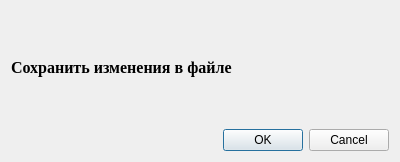
<?xml version="1.0" encoding="UTF-8"?>
<ui version="4.0">
 <class>Dialog</class>
 <widget class="QDialog" name="Dialog">
  <property name="geometry">
   <rect>
    <x>0</x>
    <y>0</y>
    <width>400</width>
    <height>162</height>
   </rect>
  </property>
  <property name="sizePolicy">
   <sizepolicy hsizetype="Preferred" vsizetype="Preferred">
    <horstretch>0</horstretch>
    <verstretch>0</verstretch>
   </sizepolicy>
  </property>
  <property name="minimumSize">
   <size>
    <width>0</width>
    <height>0</height>
   </size>
  </property>
  <property name="maximumSize">
   <size>
    <width>400</width>
    <height>300</height>
   </size>
  </property>
  <property name="focusPolicy">
   <enum>Qt::NoFocus</enum>
  </property>
  <property name="windowTitle">
   <string>Dialog</string>
  </property>
  <layout class="QVBoxLayout" name="verticalLayout">
   <item>
    <widget class="QLabel" name="label">
     <property name="font">
      <font>
       <family>Times New Roman</family>
       <pointsize>12</pointsize>
       <weight>75</weight>
       <bold>true</bold>
      </font>
     </property>
     <property name="text">
      <string>Сохранить изменения в файле</string>
     </property>
    </widget>
   </item>
   <item>
    <widget class="QDialogButtonBox" name="buttonBox">
     <property name="orientation">
      <enum>Qt::Horizontal</enum>
     </property>
     <property name="standardButtons">
      <set>QDialogButtonBox::Cancel|QDialogButtonBox::Ok</set>
     </property>
    </widget>
   </item>
  </layout>
 </widget>
 <resources/>
 <connections>
  <connection>
   <sender>buttonBox</sender>
   <signal>accepted()</signal>
   <receiver>Dialog</receiver>
   <slot>accept()</slot>
   <hints>
    <hint type="sourcelabel">
     <x>248</x>
     <y>254</y>
    </hint>
    <hint type="destinationlabel">
     <x>157</x>
     <y>274</y>
    </hint>
   </hints>
  </connection>
  <connection>
   <sender>buttonBox</sender>
   <signal>rejected()</signal>
   <receiver>Dialog</receiver>
   <slot>reject()</slot>
   <hints>
    <hint type="sourcelabel">
     <x>316</x>
     <y>260</y>
    </hint>
    <hint type="destinationlabel">
     <x>286</x>
     <y>274</y>
    </hint>
   </hints>
  </connection>
 </connections>
</ui>
